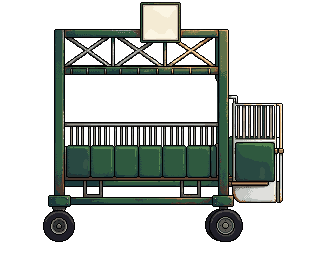
#> input picture art-src/race/raw/stall-bay-0.png, 320 x 256 px, given in place of stall-bay-0.png.png, which was not available
$ python fx_normals.py raw/stall-bay-0.png
#> lines starting #> are read from the running program, lines starting #| are printed output that depends on the picture; after the words box and inside, x2 and y2 are one past the last pixel; in counts of white or black regions, pixels touching at a corner belong together; pictures that were not available may be replaced by others from this repository, and a replacement may not be noted
"""Normals for the small ground-fx strips, computed in code (PixelLab /normal-map does not do
anything useful on 2-6 px particles).

  python3 -I art-src/race/fx_normals.py fx-mud fx-dust fx-divot

Each opaque blob is inflated into a dome from its distance to the edge (height = sqrt of the
distance), and the height gradient becomes the normal. OpenGL convention like every other
race/*-normal.png: R = +x (right), G = +y (up), B = toward the viewer; alpha = sprite alpha.
"""
import sys
from pathlib import Path

import numpy as np
from PIL import Image

ART = Path("apps/web/public/art/race")


def edge_distance(a):
    """Chamfer distance (in px) from each opaque pixel to the nearest transparent one."""
    big = 1e6
    d = np.where(a, big, 0.0)
    H, W = a.shape
    for _ in range(2):
        for y in range(H):
            for x in range(W):
                if d[y, x] == 0:
                    continue
                best = d[y, x]
                for dy, dx, c in ((-1, 0, 1), (0, -1, 1), (-1, -1, 1.41), (-1, 1, 1.41)):
                    yy, xx = y + dy, x + dx
                    v = d[yy, xx] if 0 <= yy < H and 0 <= xx < W else 0
                    best = min(best, v + c)
                d[y, x] = best
        d = d[::-1, ::-1]
    return d


def main():
    for name in sys.argv[1:]:
        im = np.array(Image.open(ART / f"{name}.png").convert("RGBA"))
#> im is the input picture: shape (256, 320, 4); mean R, G, B, A 21.2, 25.7, 21.7, 82.3
        a = im[..., 3] > 0
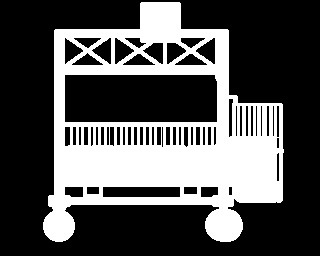
#> a: shape (256, 320) bool; 32.3% white; 1 white region, box (x1, y1, x2, y2) and area: (43, 2, 284, 242) 26453
        h = np.sqrt(edge_distance(a)) * 1.6
#> the loop in edge_distance, `for _ in range(2):` made 2 passes
#> pass 1, in edge_distance, `d = d[::-1, ::-1]`:
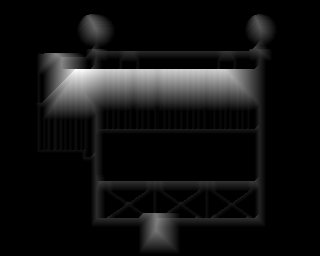
#> d: shape (256, 320) float64; min 0, max 51.82, mean 3.5; drawn with min black and max white
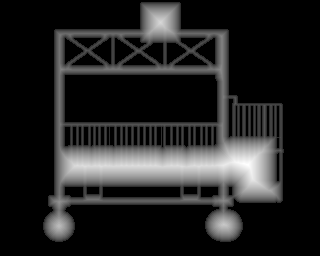
#> h: shape (256, 320) float64; min 0, max 8.62, mean 1.2; drawn with min black and max white
        gy, gx = np.gradient(h)
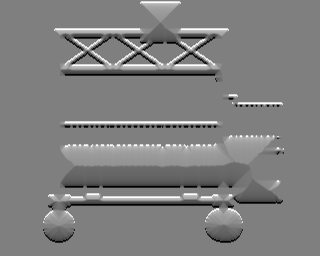
#> gy: shape (256, 320) float64; min -1.13, max 1.13, mean -6.94e-19; drawn with min black and max white
        nx, ny, nz = -gx, gy, np.ones_like(h)  # image y grows down -> flip for G = up
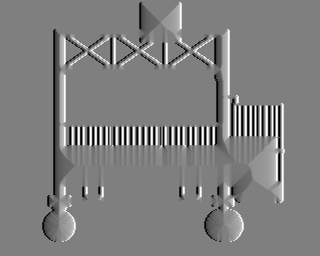
#> nx: shape (256, 320) float64; min -1.13, max 1.13, mean -7.59e-20; drawn with min black and max white
#> nz: shape (256, 320) float64; every value is 1
        n = np.sqrt(nx**2 + ny**2 + nz**2)
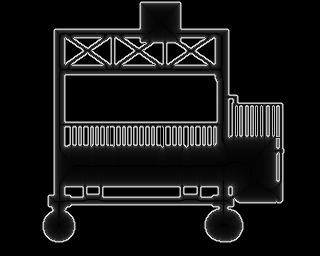
#> n: shape (256, 320) float64; min 1, max 1.67, mean 1.06; drawn with min black and max white
        out = np.zeros_like(im)
        out[..., 0] = np.round((nx / n * 0.5 + 0.5) * 255)
        out[..., 1] = np.round((ny / n * 0.5 + 0.5) * 255)
        out[..., 2] = np.round((nz / n * 0.5 + 0.5) * 255)
        out[..., 3] = np.where(a, 255, 0)
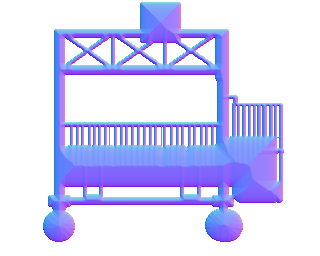
#> out: shape (256, 320, 4); mean of channels 0, 1, 2, 3 127.9, 127.9, 249.3, 82.3; transparent parts drawn white
        out[~a, :3] = 0
        Image.fromarray(out.astype(np.uint8)).save(ART / f"{name}-normal.png", optimize=True)
        print(name, "normal", out.shape[1], "x", out.shape[0])
#| raw/stall-bay-0.png normal 320 x 256


if __name__ == "__main__":
    main()
